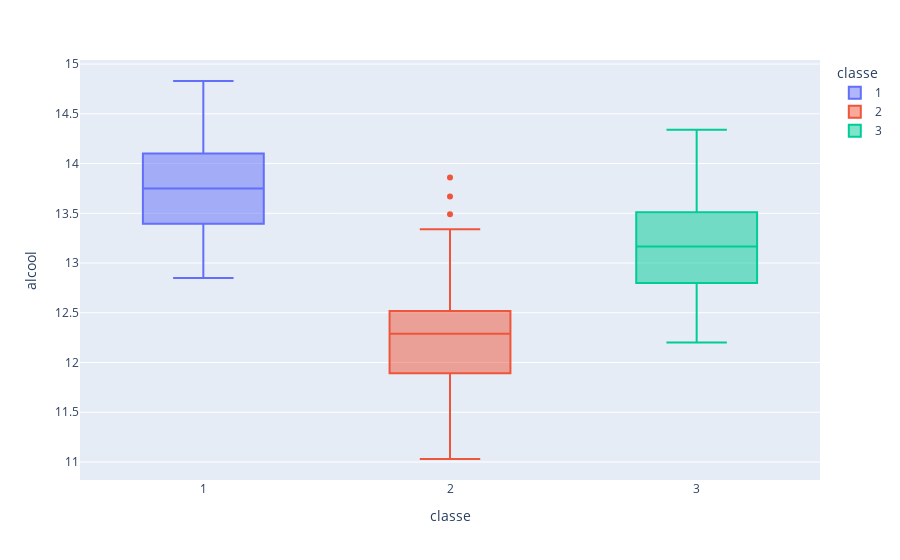

This figure's notebook cell:
### Code cell
alcool_box = px.box(vinhos, x='classe', y='alcool', color='classe')
alcool_box

### Figure 1 — Plotly figure (JSON) as saved in the notebook; plotly's stock layout.template omitted (floating-point values rounded to 4 significant figures)
{"data": [{"alignmentgroup": "True", "hovertemplate": "classe=%{x}<br>alcool=%{y}<extra></extra>", "legendgroup": "1", "marker": {"color": "#636efa"}, "name": "1", "notched": false, "offsetgroup": "1", "orientation": "v", "showlegend": true, "type": "box", "x": ["1", "1", "1", "1", "1", "1", "1", "1", "1", "1", "1", "1", "1", "1", "1", "1", "1", "1", "1", "1", "1", "1", "1", "1", "1", "1", "1", "1", "1", "1", "1", "1", "1", "1", "1", "1", "1", "1", "1", "1", "1", "1", "1", "1", "1", "1", "1", "1", "1", "1", "1", "1", "1", "1", "1", "1", "1", "1", "1"], "x0": " ", "xaxis": "x", "y": [14.23, 13.2, 13.16, 14.37, 13.24, 14.2, 14.39, 14.06, 14.83, 13.86, 14.1, 14.12, 13.75, 14.75, 14.38, 13.63, 14.3, 13.83, 14.19, 13.64, 14.06, 12.93, 13.71, 12.85, 13.5, 13.05, 13.39, 13.3, 13.87, 14.02, 13.73, 13.58, 13.68, 13.76, 13.51, 13.48, 13.28, 13.05, 13.07, 14.22, 13.56, 13.41, 13.88, 13.24, 13.05, 14.21, 14.38, 13.9, 14.1, 13.94, 13.05, 13.83, 13.82, 13.77, 13.74, 13.56, 14.22, 13.29, 13.72], "y0": " ", "yaxis": "y"}, {"alignmentgroup": "True", "hovertemplate": "classe=%{x}<br>alcool=%{y}<extra></extra>", "legendgroup": "2", "marker": {"color": "#EF553B"}, "name": "2", "notched": false, "offsetgroup": "2", "orientation": "v", "showlegend": true, "type": "box", "x": ["2", "2", "2", "2", "2", "2", "2", "2", "2", "2", "2", "2", "2", "2", "2", "2", "2", "2", "2", "2", "2", "2", "2", "2", "2", "2", "2", "2", "2", "2", "2", "2", "2", "2", "2", "2", "2", "2", "2", "2", "2", "2", "2", "2", "2", "2", "2", "2", "2", "2", "2", "2", "2", "2", "2", "2", "2", "2", "2", "2", "2", "2", "2", "2", "2", "2", "2", "2", "2", "2", "2"], "x0": " ", "xaxis": "x", "y": [12.37, 12.33, 12.64, 13.67, 12.37, 12.17, 12.37, 13.11, 12.37, 13.34, 12.21, 12.29, 13.86, 13.49, 12.99, 11.96, 11.66, 13.03, 11.84, 12.33, 12.7, 12, 12.72, 12.08, 13.05, 11.84, 12.67, 12.16, 11.65, 11.64, 12.08, 12.08, 12, 12.69, 12.29, 11.62, 12.47, 11.81, 12.29, 12.37, 12.29, 12.08, 12.6, 12.34, 11.82, 12.51, 12.42, 12.25, 12.72, 12.22, 11.61, 11.46, 12.52, 11.76, 11.41, 12.08, 11.03, 11.82, 12.42, 12.77, 12, 11.45, 11.56, 12.42, 13.05, 11.87, 12.07, 12.43, 11.79, 12.37, 12.04], "y0": " ", "yaxis": "y"}, {"alignmentgroup": "True", "hovertemplate": "classe=%{x}<br>alcool=%{y}<extra></extra>", "legendgroup": "3", "marker": {"color": "#00cc96"}, "name": "3", "notched": false, "offsetgroup": "3", "orientation": "v", "showlegend": true, "type": "box", "x": ["3", "3", "3", "3", "3", "3", "3", "3", "3", "3", "3", "3", "3", "3", "3", "3", "3", "3", "3", "3", "3", "3", "3", "3", "3", "3", "3", "3", "3", "3", "3", "3", "3", "3", "3", "3", "3", "3", "3", "3", "3", "3", "3", "3", "3", "3", "3", "3"], "x0": " ", "xaxis": "x", "y": [12.86, 12.88, 12.81, 12.7, 12.51, 12.6, 12.25, 12.53, 13.49, 12.84, 12.93, 13.36, 13.52, 13.62, 12.25, 13.16, 13.88, 12.87, 13.32, 13.08, 13.5, 12.79, 13.11, 13.23, 12.58, 13.17, 13.84, 12.45, 14.34, 13.48, 12.36, 13.69, 12.85, 12.96, 13.78, 13.73, 13.45, 12.82, 13.58, 13.4, 12.2, 12.77, 14.16, 13.71, 13.4, 13.27, 13.17, 14.13], "y0": " ", "yaxis": "y"}], "layout": {"autosize": true, "boxmode": "overlay", "legend": {"title": {"text": "classe"}, "tracegroupgap": 0}, "margin": {"t": 60}, "xaxis": {"anchor": "y", "autorange": true, "categoryarray": ["1", "2", "3"], "categoryorder": "array", "domain": [0, 1], "range": [-0.5, 2.5], "title": {"text": "classe"}, "type": "category"}, "yaxis": {"anchor": "x", "autorange": true, "domain": [0, 1], "range": [10.82, 15.04], "title": {"text": "alcool"}, "type": "linear"}}}
